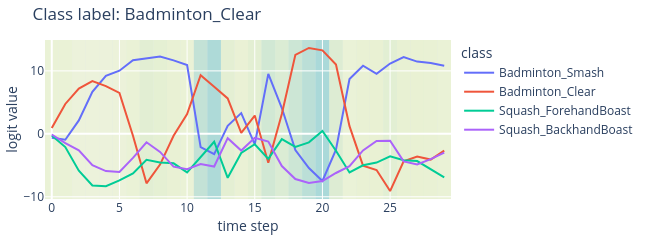
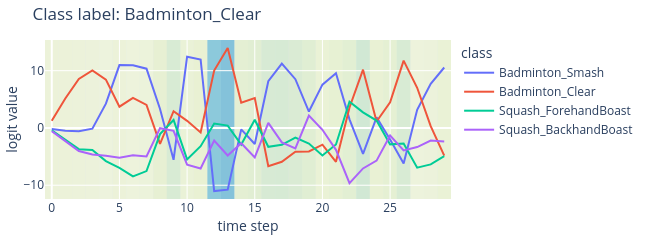
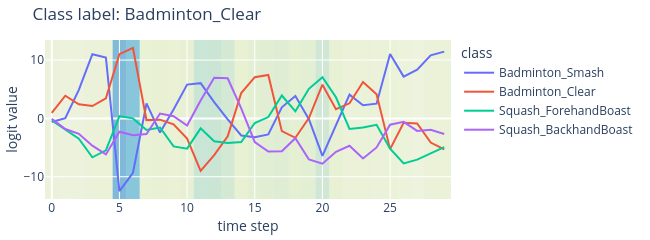
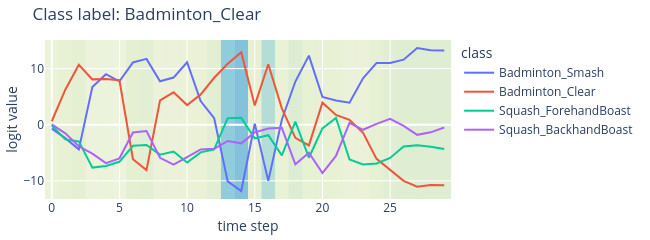

Write notebook code for charts like these, in order.
### Code cell
from matplotlib import colormaps
cmap = colormaps['YlGnBu']


for idx in [0,5,20,24,32,39,129]:
    print(f'IDX {idx}')
    tmp_fname = df_flist.loc[idx, 'filename']
    output_df = pd.read_csv(os.path.join(csv_dir, tmp_fname))

    # all different dash lines
    dash_types = ['dot', 'dashdot', 'longdashdot', 'solid']
    line_dash_map = {f'logit_{i}': dash_types[i % len(dash_types)] for i in range(num_classes)}
    fig = px.line(output_df, x=output_df.index, y=[f'logit_{i}' for i in range(num_classes)], 
                title=f'Class label: {class_list[df_flist.loc[idx, "label"]]}',
                labels={'index': 'time step', 'value': 'logit value', 'variable': 'class'},
                # line_dash='variable',
                # line_dash_map=line_dash_map
    )

    # fig size
    fig.update_layout(width=650, height=200)
    # tighten layout
    fig.update_layout(margin=dict(l=20, r=20, t=40, b=20))
    fig.update_xaxes(title_standoff=2)
    fig.update_yaxes(title_standoff=2)

    # update legend values
    fig.for_each_trace(lambda t: t.update(name=class_list[int(t.name.split('_')[1])],
                                          legendgroup=class_list[int(t.name.split('_')[1])],
                                          hovertemplate=t.hovertemplate.replace(t.name, class_list[int(t.name.split('_')[1])])
                                         )
                      )
    # fig.update_layout(legend=dict(
    #     title='Classes',
    #     orientation='h',
    #     yanchor='bottom',
    #     y=1.02,
    #     xanchor='right',
    #     x=1
    # ))
    


    # add attention as background color
    colors = [f'rgba({",".join([f"{i}" for i in cmap(val*5, bytes=True)[:4]])})' for val in output_df[f'attn_0']]
    fig.update_layout(
        shapes=[
            
            go.layout.Shape(
                type="rect",
                # x-reference is assigned to the x-values
                xref="x",
                # y-reference is assigned to the plot paper [0,1]
                yref="paper",
                x0=idx-0.5,
                y0=0,
                x1=idx+0.5,
                y1=1,
                fillcolor=colors[idx],
                opacity=0.5,
                layer="below",
                line_width=0,
            )
            for idx in range(len(colors))
        ]
    )
    fig.show()


    simple_avg_logit = output_df[[f'logit_{i}' for i in range(num_classes)]].mean(axis=0).values
    weighted_avg_logit = (output_df[[f'logit_{i}' for i in range(num_classes)]].T * output_df['attn_0']).T.sum(axis=0).values / output_df['attn_0'].sum()

    print(f'Simple Avg Logit: {simple_avg_logit}, Pred: {class_list[simple_avg_logit.argmax()]}')
    print(f'Weighted Avg Logit: {weighted_avg_logit}, Pred: {class_list[weighted_avg_logit.argmax()]}')
    print(f'is different? {simple_avg_logit.argmax() != weighted_avg_logit.argmax()}\n')
    print(f'a_t: min {output_df["attn_0"].min()}, max {output_df["attn_0"].max()}, mean {output_df["attn_0"].mean()}\n')

    write_image(fig, f'figures_tmp/visualization_gating_idx{idx}_label{df_flist.loc[idx, "label"]}_pred{df_flist.loc[idx, "pred"]}.pdf', 
                width=650, height=200, scale=2)

### Figure 1 — Plotly figure (JSON) as saved in the notebook; plotly's stock layout.template omitted (floating-point values rounded to 4 significant figures)
{"data": [{"hovertemplate": "class=Badminton_Smash<br>time step=%{x}<br>logit value=%{y}<extra></extra>", "legendgroup": "Badminton_Smash", "line": {"color": "#636efa", "dash": "solid"}, "marker": {"symbol": "circle"}, "mode": "lines", "name": "Badminton_Smash", "orientation": "v", "showlegend": true, "type": "scatter", "x": [0, 1, 2, 3, 4, 5, 6, 7, 8, 9, 10, 11, 12, 13, 14, 15, 16, 17, 18, 19, 20, 21, 22, 23, 24, 25, 26, 27, 28, 29], "xaxis": "x", "y": [-0.6322, -0.935, 2.127, 6.676, 9.22, 10.03, 11.69, 12.01, 12.27, 11.67, 10.94, -2.104, -3.224, 1.286, 3.293, -1.661, 9.526, 4.101, -2.575, -5.44, -7.485, -2.515, 8.719, 10.82, 9.529, 11.17, 12.18, 11.47, 11.25, 10.81], "yaxis": "y"}, {"hovertemplate": "class=Badminton_Clear<br>time step=%{x}<br>logit value=%{y}<extra></extra>", "legendgroup": "Badminton_Clear", "line": {"color": "#EF553B", "dash": "solid"}, "marker": {"symbol": "circle"}, "mode": "lines", "name": "Badminton_Clear", "orientation": "v", "showlegend": true, "type": "scatter", "x": [0, 1, 2, 3, 4, 5, 6, 7, 8, 9, 10, 11, 12, 13, 14, 15, 16, 17, 18, 19, 20, 21, 22, 23, 24, 25, 26, 27, 28, 29], "xaxis": "x", "y": [0.9137, 4.744, 7.194, 8.373, 7.576, 6.5, -0.2966, -7.868, -4.887, -0.3115, 3.153, 9.305, 7.471, 5.63, 0.1389, 2.899, -4.587, 3.144, 12.54, 13.64, 13.25, 11.01, 1.222, -5.063, -5.75, -9.092, -4.377, -3.619, -4.092, -2.664], "yaxis": "y"}, {"hovertemplate": "class=Squash_ForehandBoast<br>time step=%{x}<br>logit value=%{y}<extra></extra>", "legendgroup": "Squash_ForehandBoast", "line": {"color": "#00cc96", "dash": "solid"}, "marker": {"symbol": "circle"}, "mode": "lines", "name": "Squash_ForehandBoast", "orientation": "v", "showlegend": true, "type": "scatter", "x": [0, 1, 2, 3, 4, 5, 6, 7, 8, 9, 10, 11, 12, 13, 14, 15, 16, 17, 18, 19, 20, 21, 22, 23, 24, 25, 26, 27, 28, 29], "xaxis": "x", "y": [-0.269, -2.112, -5.866, -8.215, -8.321, -7.398, -6.292, -4.138, -4.55, -4.689, -6.12, -3.711, -1.261, -6.984, -3.05, -1.658, -3.987, -0.8472, -2.077, -1.355, 0.4619, -2.682, -6.139, -4.995, -4.568, -3.578, -4.209, -4.333, -5.683, -6.916], "yaxis": "y"}, {"hovertemplate": "class=Squash_BackhandBoast<br>time step=%{x}<br>logit value=%{y}<extra></extra>", "legendgroup": "Squash_BackhandBoast", "line": {"color": "#ab63fa", "dash": "solid"}, "marker": {"symbol": "circle"}, "mode": "lines", "name": "Squash_BackhandBoast", "orientation": "v", "showlegend": true, "type": "scatter", "x": [0, 1, 2, 3, 4, 5, 6, 7, 8, 9, 10, 11, 12, 13, 14, 15, 16, 17, 18, 19, 20, 21, 22, 23, 24, 25, 26, 27, 28, 29], "xaxis": "x", "y": [-0.1107, -1.463, -2.618, -4.992, -5.922, -6.048, -3.824, -1.338, -2.873, -5.213, -5.626, -4.8, -5.195, -0.6892, -2.654, -0.6344, -1.221, -5.118, -7.183, -7.821, -7.501, -6.224, -5.133, -2.642, -1.147, -1.09, -4.376, -4.868, -4.025, -2.983], "yaxis": "y"}], "layout": {"height": 200, "legend": {"title": {"text": "class"}, "tracegroupgap": 0}, "margin": {"b": 20, "l": 20, "r": 20, "t": 40}, "shapes": [{"fillcolor": "rgba(240,249,184,255)", "layer": "below", "line": {"width": 0}, "opacity": 0.5, "type": "rect", "x0": -0.5, "x1": 0.5, "xref": "x", "y0": 0, "y1": 1, "yref": "paper"}, {"fillcolor": "rgba(240,249,184,255)", "layer": "below", "line": {"width": 0}, "opacity": 0.5, "type": "rect", "x0": 0.5, "x1": 1.5, "xref": "x", "y0": 0, "y1": 1, "yref": "paper"}, {"fillcolor": "rgba(244,250,193,255)", "layer": "below", "line": {"width": 0}, "opacity": 0.5, "type": "rect", "x0": 1.5, "x1": 2.5, "xref": "x", "y0": 0, "y1": 1, "yref": "paper"}, {"fillcolor": "rgba(244,250,193,255)", "layer": "below", "line": {"width": 0}, "opacity": 0.5, "type": "rect", "x0": 2.5, "x1": 3.5, "xref": "x", "y0": 0, "y1": 1, "yref": "paper"}, {"fillcolor": "rgba(244,250,193,255)", "layer": "below", "line": {"width": 0}, "opacity": 0.5, "type": "rect", "x0": 3.5, "x1": 4.5, "xref": "x", "y0": 0, "y1": 1, "yref": "paper"}, {"fillcolor": "rgba(243,250,191,255)", "layer": "below", "line": {"width": 0}, "opacity": 0.5, "type": "rect", "x0": 4.5, "x1": 5.5, "xref": "x", "y0": 0, "y1": 1, "yref": "paper"}, {"fillcolor": "rgba(239,249,183,255)", "layer": "below", "line": {"width": 0}, "opacity": 0.5, "type": "rect", "x0": 5.5, "x1": 6.5, "xref": "x", "y0": 0, "y1": 1, "yref": "paper"}, {"fillcolor": "rgba(223,242,178,255)", "layer": "below", "line": {"width": 0}, "opacity": 0.5, "type": "rect", "x0": 6.5, "x1": 7.5, "xref": "x", "y0": 0, "y1": 1, "yref": "paper"}, {"fillcolor": "rgba(230,245,177,255)", "layer": "below", "line": {"width": 0}, "opacity": 0.5, "type": "rect", "x0": 7.5, "x1": 8.5, "xref": "x", "y0": 0, "y1": 1, "yref": "paper"}, {"fillcolor": "rgba(238,248,179,255)", "layer": "below", "line": {"width": 0}, "opacity": 0.5, "type": "rect", "x0": 8.5, "x1": 9.5, "xref": "x", "y0": 0, "y1": 1, "yref": "paper"}, {"fillcolor": "rgba(239,249,183,255)", "layer": "below", "line": {"width": 0}, "opacity": 0.5, "type": "rect", "x0": 9.5, "x1": 10.5, "xref": "x", "y0": 0, "y1": 1, "yref": "paper"}, {"fillcolor": "rgba(162,218,183,255)", "layer": "below", "line": {"width": 0}, "opacity": 0.5, "type": "rect", "x0": 10.5, "x1": 11.5, "xref": "x", "y0": 0, "y1": 1, "yref": "paper"}, {"fillcolor": "rgba(120,202,187,255)", "layer": "below", "line": {"width": 0}, "opacity": 0.5, "type": "rect", "x0": 11.5, "x1": 12.5, "xref": "x", "y0": 0, "y1": 1, "yref": "paper"}, {"fillcolor": "rgba(228,244,177,255)", "layer": "below", "line": {"width": 0}, "opacity": 0.5, "type": "rect", "x0": 12.5, "x1": 13.5, "xref": "x", "y0": 0, "y1": 1, "yref": "paper"}, {"fillcolor": "rgba(239,248,181,255)", "layer": "below", "line": {"width": 0}, "opacity": 0.5, "type": "rect", "x0": 13.5, "x1": 14.5, "xref": "x", "y0": 0, "y1": 1, "yref": "paper"}, {"fillcolor": "rgba(226,243,177,255)", "layer": "below", "line": {"width": 0}, "opacity": 0.5, "type": "rect", "x0": 14.5, "x1": 15.5, "xref": "x", "y0": 0, "y1": 1, "yref": "paper"}, {"fillcolor": "rgba(189,229,180,255)", "layer": "below", "line": {"width": 0}, "opacity": 0.5, "type": "rect", "x0": 15.5, "x1": 16.5, "xref": "x", "y0": 0, "y1": 1, "yref": "paper"}, {"fillcolor": "rgba(210,237,179,255)", "layer": "below", "line": {"width": 0}, "opacity": 0.5, "type": "rect", "x0": 16.5, "x1": 17.5, "xref": "x", "y0": 0, "y1": 1, "yref": "paper"}, {"fillcolor": "rgba(180,225,181,255)", "layer": "below", "line": {"width": 0}, "opacity": 0.5, "type": "rect", "x0": 17.5, "x1": 18.5, "xref": "x", "y0": 0, "y1": 1, "yref": "paper"}, {"fillcolor": "rgba(146,212,185,255)", "layer": "below", "line": {"width": 0}, "opacity": 0.5, "type": "rect", "x0": 18.5, "x1": 19.5, "xref": "x", "y0": 0, "y1": 1, "yref": "paper"}, {"fillcolor": "rgba(112,199,189,255)", "layer": "below", "line": {"width": 0}, "opacity": 0.5, "type": "rect", "x0": 19.5, "x1": 20.5, "xref": "x", "y0": 0, "y1": 1, "yref": "paper"}, {"fillcolor": "rgba(213,238,178,255)", "layer": "below", "line": {"width": 0}, "opacity": 0.5, "type": "rect", "x0": 20.5, "x1": 21.5, "xref": "x", "y0": 0, "y1": 1, "yref": "paper"}, {"fillcolor": "rgba(240,249,185,255)", "layer": "below", "line": {"width": 0}, "opacity": 0.5, "type": "rect", "x0": 21.5, "x1": 22.5, "xref": "x", "y0": 0, "y1": 1, "yref": "paper"}, {"fillcolor": "rgba(238,248,179,255)", "layer": "below", "line": {"width": 0}, "opacity": 0.5, "type": "rect", "x0": 22.5, "x1": 23.5, "xref": "x", "y0": 0, "y1": 1, "yref": "paper"}, {"fillcolor": "rgba(237,248,178,255)", "layer": "below", "line": {"width": 0}, "opacity": 0.5, "type": "rect", "x0": 23.5, "x1": 24.5, "xref": "x", "y0": 0, "y1": 1, "yref": "paper"}, {"fillcolor": "rgba(224,243,177,255)", "layer": "below", "line": {"width": 0}, "opacity": 0.5, "type": "rect", "x0": 24.5, "x1": 25.5, "xref": "x", "y0": 0, "y1": 1, "yref": "paper"}, {"fillcolor": "rgba(235,247,177,255)", "layer": "below", "line": {"width": 0}, "opacity": 0.5, "type": "rect", "x0": 25.5, "x1": 26.5, "xref": "x", "y0": 0, "y1": 1, "yref": "paper"}, {"fillcolor": "rgba(237,248,178,255)", "layer": "below", "line": {"width": 0}, "opacity": 0.5, "type": "rect", "x0": 26.5, "x1": 27.5, "xref": "x", "y0": 0, "y1": 1, "yref": "paper"}, {"fillcolor": "rgba(238,248,180,255)", "layer": "below", "line": {"width": 0}, "opacity": 0.5, "type": "rect", "x0": 27.5, "x1": 28.5, "xref": "x", "y0": 0, "y1": 1, "yref": "paper"}, {"fillcolor": "rgba(239,249,183,255)", "layer": "below", "line": {"width": 0}, "opacity": 0.5, "type": "rect", "x0": 28.5, "x1": 29.5, "xref": "x", "y0": 0, "y1": 1, "yref": "paper"}], "title": {"text": "Class label: Badminton_Clear"}, "width": 650, "xaxis": {"anchor": "y", "domain": [0, 1], "title": {"standoff": 2, "text": "time step"}}, "yaxis": {"anchor": "x", "domain": [0, 1], "title": {"standoff": 2, "text": "logit value"}}}}

### Figure 2 — Plotly figure (JSON) as saved in the notebook; plotly's stock layout.template omitted (floating-point values rounded to 4 significant figures)
{"data": [{"hovertemplate": "class=Badminton_Smash<br>time step=%{x}<br>logit value=%{y}<extra></extra>", "legendgroup": "Badminton_Smash", "line": {"color": "#636efa", "dash": "solid"}, "marker": {"symbol": "circle"}, "mode": "lines", "name": "Badminton_Smash", "orientation": "v", "showlegend": true, "type": "scatter", "x": [0, 1, 2, 3, 4, 5, 6, 7, 8, 9, 10, 11, 12, 13, 14, 15, 16, 17, 18, 19, 20, 21, 22, 23, 24, 25, 26, 27, 28, 29], "xaxis": "x", "y": [-0.1846, -0.5029, -0.5589, -0.1234, 4.236, 10.98, 10.96, 10.35, 3.322, -5.551, 12.44, 11.96, -11.01, -10.78, -0.2475, -2.797, 8.167, 11.23, 8.517, 2.868, 7.566, 9.557, 1.508, -4.51, 1.851, -2.033, -6.221, 3.176, 7.72, 10.55], "yaxis": "y"}, {"hovertemplate": "class=Badminton_Clear<br>time step=%{x}<br>logit value=%{y}<extra></extra>", "legendgroup": "Badminton_Clear", "line": {"color": "#EF553B", "dash": "solid"}, "marker": {"symbol": "circle"}, "mode": "lines", "name": "Badminton_Clear", "orientation": "v", "showlegend": true, "type": "scatter", "x": [0, 1, 2, 3, 4, 5, 6, 7, 8, 9, 10, 11, 12, 13, 14, 15, 16, 17, 18, 19, 20, 21, 22, 23, 24, 25, 26, 27, 28, 29], "xaxis": "x", "y": [1.241, 5.148, 8.548, 10.04, 8.444, 3.716, 5.264, 4.031, -2.778, 2.926, 1.247, -0.7841, 10.01, 13.97, 4.423, 5.221, -6.664, -5.904, -4.136, -4.094, -2.917, -5.907, 3.574, 10.18, 1.125, 4.489, 11.76, 7.014, 0.3076, -4.831], "yaxis": "y"}, {"hovertemplate": "class=Squash_ForehandBoast<br>time step=%{x}<br>logit value=%{y}<extra></extra>", "legendgroup": "Squash_ForehandBoast", "line": {"color": "#00cc96", "dash": "solid"}, "marker": {"symbol": "circle"}, "mode": "lines", "name": "Squash_ForehandBoast", "orientation": "v", "showlegend": true, "type": "scatter", "x": [0, 1, 2, 3, 4, 5, 6, 7, 8, 9, 10, 11, 12, 13, 14, 15, 16, 17, 18, 19, 20, 21, 22, 23, 24, 25, 26, 27, 28, 29], "xaxis": "x", "y": [-0.3988, -2.029, -3.699, -3.827, -5.788, -6.984, -8.454, -7.533, -1.072, 1.393, -5.495, -3.174, 0.7734, 0.4151, -2.895, 1.441, -3.291, -2.943, -1.675, -2.73, -4.817, -2.893, 4.602, 2.731, 1.287, -2.865, -2.72, -6.937, -6.355, -4.93], "yaxis": "y"}, {"hovertemplate": "class=Squash_BackhandBoast<br>time step=%{x}<br>logit value=%{y}<extra></extra>", "legendgroup": "Squash_BackhandBoast", "line": {"color": "#ab63fa", "dash": "solid"}, "marker": {"symbol": "circle"}, "mode": "lines", "name": "Squash_BackhandBoast", "orientation": "v", "showlegend": true, "type": "scatter", "x": [0, 1, 2, 3, 4, 5, 6, 7, 8, 9, 10, 11, 12, 13, 14, 15, 16, 17, 18, 19, 20, 21, 22, 23, 24, 25, 26, 27, 28, 29], "xaxis": "x", "y": [-0.5522, -2.357, -4.028, -4.646, -4.835, -5.189, -4.777, -4.986, -0.03982, -0.5068, -6.399, -7.083, -2.186, -4.813, -2.666, -5.131, 0.8804, -2.523, -3.58, 2.152, -0.3187, -3.82, -9.63, -7.064, -5.703, -1.309, -3.92, -3.339, -2.195, -2.38], "yaxis": "y"}], "layout": {"height": 200, "legend": {"title": {"text": "class"}, "tracegroupgap": 0}, "margin": {"b": 20, "l": 20, "r": 20, "t": 40}, "shapes": [{"fillcolor": "rgba(243,250,190,255)", "layer": "below", "line": {"width": 0}, "opacity": 0.5, "type": "rect", "x0": -0.5, "x1": 0.5, "xref": "x", "y0": 0, "y1": 1, "yref": "paper"}, {"fillcolor": "rgba(243,250,190,255)", "layer": "below", "line": {"width": 0}, "opacity": 0.5, "type": "rect", "x0": 0.5, "x1": 1.5, "xref": "x", "y0": 0, "y1": 1, "yref": "paper"}, {"fillcolor": "rgba(243,250,191,255)", "layer": "below", "line": {"width": 0}, "opacity": 0.5, "type": "rect", "x0": 1.5, "x1": 2.5, "xref": "x", "y0": 0, "y1": 1, "yref": "paper"}, {"fillcolor": "rgba(244,250,193,255)", "layer": "below", "line": {"width": 0}, "opacity": 0.5, "type": "rect", "x0": 2.5, "x1": 3.5, "xref": "x", "y0": 0, "y1": 1, "yref": "paper"}, {"fillcolor": "rgba(246,251,198,255)", "layer": "below", "line": {"width": 0}, "opacity": 0.5, "type": "rect", "x0": 3.5, "x1": 4.5, "xref": "x", "y0": 0, "y1": 1, "yref": "paper"}, {"fillcolor": "rgba(243,250,190,255)", "layer": "below", "line": {"width": 0}, "opacity": 0.5, "type": "rect", "x0": 4.5, "x1": 5.5, "xref": "x", "y0": 0, "y1": 1, "yref": "paper"}, {"fillcolor": "rgba(245,251,195,255)", "layer": "below", "line": {"width": 0}, "opacity": 0.5, "type": "rect", "x0": 5.5, "x1": 6.5, "xref": "x", "y0": 0, "y1": 1, "yref": "paper"}, {"fillcolor": "rgba(244,251,194,255)", "layer": "below", "line": {"width": 0}, "opacity": 0.5, "type": "rect", "x0": 6.5, "x1": 7.5, "xref": "x", "y0": 0, "y1": 1, "yref": "paper"}, {"fillcolor": "rgba(233,246,177,255)", "layer": "below", "line": {"width": 0}, "opacity": 0.5, "type": "rect", "x0": 7.5, "x1": 8.5, "xref": "x", "y0": 0, "y1": 1, "yref": "paper"}, {"fillcolor": "rgba(204,235,179,255)", "layer": "below", "line": {"width": 0}, "opacity": 0.5, "type": "rect", "x0": 8.5, "x1": 9.5, "xref": "x", "y0": 0, "y1": 1, "yref": "paper"}, {"fillcolor": "rgba(240,249,185,255)", "layer": "below", "line": {"width": 0}, "opacity": 0.5, "type": "rect", "x0": 9.5, "x1": 10.5, "xref": "x", "y0": 0, "y1": 1, "yref": "paper"}, {"fillcolor": "rgba(237,248,178,255)", "layer": "below", "line": {"width": 0}, "opacity": 0.5, "type": "rect", "x0": 10.5, "x1": 11.5, "xref": "x", "y0": 0, "y1": 1, "yref": "paper"}, {"fillcolor": "rgba(52,168,194,255)", "layer": "below", "line": {"width": 0}, "opacity": 0.5, "type": "rect", "x0": 11.5, "x1": 12.5, "xref": "x", "y0": 0, "y1": 1, "yref": "paper"}, {"fillcolor": "rgba(37,153,192,255)", "layer": "below", "line": {"width": 0}, "opacity": 0.5, "type": "rect", "x0": 12.5, "x1": 13.5, "xref": "x", "y0": 0, "y1": 1, "yref": "paper"}, {"fillcolor": "rgba(227,244,177,255)", "layer": "below", "line": {"width": 0}, "opacity": 0.5, "type": "rect", "x0": 13.5, "x1": 14.5, "xref": "x", "y0": 0, "y1": 1, "yref": "paper"}, {"fillcolor": "rgba(222,242,178,255)", "layer": "below", "line": {"width": 0}, "opacity": 0.5, "type": "rect", "x0": 14.5, "x1": 15.5, "xref": "x", "y0": 0, "y1": 1, "yref": "paper"}, {"fillcolor": "rgba(201,233,179,255)", "layer": "below", "line": {"width": 0}, "opacity": 0.5, "type": "rect", "x0": 15.5, "x1": 16.5, "xref": "x", "y0": 0, "y1": 1, "yref": "paper"}, {"fillcolor": "rgba(199,233,179,255)", "layer": "below", "line": {"width": 0}, "opacity": 0.5, "type": "rect", "x0": 16.5, "x1": 17.5, "xref": "x", "y0": 0, "y1": 1, "yref": "paper"}, {"fillcolor": "rgba(207,236,179,255)", "layer": "below", "line": {"width": 0}, "opacity": 0.5, "type": "rect", "x0": 17.5, "x1": 18.5, "xref": "x", "y0": 0, "y1": 1, "yref": "paper"}, {"fillcolor": "rgba(220,241,178,255)", "layer": "below", "line": {"width": 0}, "opacity": 0.5, "type": "rect", "x0": 18.5, "x1": 19.5, "xref": "x", "y0": 0, "y1": 1, "yref": "paper"}, {"fillcolor": "rgba(240,249,184,255)", "layer": "below", "line": {"width": 0}, "opacity": 0.5, "type": "rect", "x0": 19.5, "x1": 20.5, "xref": "x", "y0": 0, "y1": 1, "yref": "paper"}, {"fillcolor": "rgba(234,247,177,255)", "layer": "below", "line": {"width": 0}, "opacity": 0.5, "type": "rect", "x0": 20.5, "x1": 21.5, "xref": "x", "y0": 0, "y1": 1, "yref": "paper"}, {"fillcolor": "rgba(224,243,177,255)", "layer": "below", "line": {"width": 0}, "opacity": 0.5, "type": "rect", "x0": 21.5, "x1": 22.5, "xref": "x", "y0": 0, "y1": 1, "yref": "paper"}, {"fillcolor": "rgba(189,229,180,255)", "layer": "below", "line": {"width": 0}, "opacity": 0.5, "type": "rect", "x0": 22.5, "x1": 23.5, "xref": "x", "y0": 0, "y1": 1, "yref": "paper"}, {"fillcolor": "rgba(238,248,180,255)", "layer": "below", "line": {"width": 0}, "opacity": 0.5, "type": "rect", "x0": 23.5, "x1": 24.5, "xref": "x", "y0": 0, "y1": 1, "yref": "paper"}, {"fillcolor": "rgba(230,245,177,255)", "layer": "below", "line": {"width": 0}, "opacity": 0.5, "type": "rect", "x0": 24.5, "x1": 25.5, "xref": "x", "y0": 0, "y1": 1, "yref": "paper"}, {"fillcolor": "rgba(204,235,179,255)", "layer": "below", "line": {"width": 0}, "opacity": 0.5, "type": "rect", "x0": 25.5, "x1": 26.5, "xref": "x", "y0": 0, "y1": 1, "yref": "paper"}, {"fillcolor": "rgba(245,251,195,255)", "layer": "below", "line": {"width": 0}, "opacity": 0.5, "type": "rect", "x0": 26.5, "x1": 27.5, "xref": "x", "y0": 0, "y1": 1, "yref": "paper"}, {"fillcolor": "rgba(244,250,193,255)", "layer": "below", "line": {"width": 0}, "opacity": 0.5, "type": "rect", "x0": 27.5, "x1": 28.5, "xref": "x", "y0": 0, "y1": 1, "yref": "paper"}, {"fillcolor": "rgba(239,249,183,255)", "layer": "below", "line": {"width": 0}, "opacity": 0.5, "type": "rect", "x0": 28.5, "x1": 29.5, "xref": "x", "y0": 0, "y1": 1, "yref": "paper"}], "title": {"text": "Class label: Badminton_Clear"}, "width": 650, "xaxis": {"anchor": "y", "domain": [0, 1], "title": {"standoff": 2, "text": "time step"}}, "yaxis": {"anchor": "x", "domain": [0, 1], "title": {"standoff": 2, "text": "logit value"}}}}

### Figure 3 — Plotly figure (JSON) as saved in the notebook; plotly's stock layout.template omitted (floating-point values rounded to 4 significant figures)
{"data": [{"hovertemplate": "class=Badminton_Smash<br>time step=%{x}<br>logit value=%{y}<extra></extra>", "legendgroup": "Badminton_Smash", "line": {"color": "#636efa", "dash": "solid"}, "marker": {"symbol": "circle"}, "mode": "lines", "name": "Badminton_Smash", "orientation": "v", "showlegend": true, "type": "scatter", "x": [0, 1, 2, 3, 4, 5, 6, 7, 8, 9, 10, 11, 12, 13, 14, 15, 16, 17, 18, 19, 20, 21, 22, 23, 24, 25, 26, 27, 28, 29], "xaxis": "x", "y": [-0.6197, 0.0492, 4.891, 11.01, 10.45, -12.46, -9.326, 2.563, -2.426, 1.517, 5.79, 6.04, 2.79, -0.1752, -2.932, -3.225, -2.739, 1.907, 3.838, -0.1251, -6.42, -1.078, 4.066, 2.252, 2.528, 11.05, 7.163, 8.338, 10.81, 11.44], "yaxis": "y"}, {"hovertemplate": "class=Badminton_Clear<br>time step=%{x}<br>logit value=%{y}<extra></extra>", "legendgroup": "Badminton_Clear", "line": {"color": "#EF553B", "dash": "solid"}, "marker": {"symbol": "circle"}, "mode": "lines", "name": "Badminton_Clear", "orientation": "v", "showlegend": true, "type": "scatter", "x": [0, 1, 2, 3, 4, 5, 6, 7, 8, 9, 10, 11, 12, 13, 14, 15, 16, 17, 18, 19, 20, 21, 22, 23, 24, 25, 26, 27, 28, 29], "xaxis": "x", "y": [0.9547, 3.887, 2.42, 2.117, 3.451, 11.02, 12.08, -0.292, -0.2192, -1.022, -3.448, -9.013, -6.285, -3.088, 4.346, 7.062, 7.45, -2.184, -3.333, 0.05678, 5.785, 1.585, 2.586, 6.243, 4.123, -5.267, -0.7385, -0.8581, -4.142, -5.312], "yaxis": "y"}, {"hovertemplate": "class=Squash_ForehandBoast<br>time step=%{x}<br>logit value=%{y}<extra></extra>", "legendgroup": "Squash_ForehandBoast", "line": {"color": "#00cc96", "dash": "solid"}, "marker": {"symbol": "circle"}, "mode": "lines", "name": "Squash_ForehandBoast", "orientation": "v", "showlegend": true, "type": "scatter", "x": [0, 1, 2, 3, 4, 5, 6, 7, 8, 9, 10, 11, 12, 13, 14, 15, 16, 17, 18, 19, 20, 21, 22, 23, 24, 25, 26, 27, 28, 29], "xaxis": "x", "y": [-0.36, -1.86, -3.495, -6.673, -5.488, 0.3724, 0.002827, -1.986, -1.568, -4.807, -5.186, -1.71, -3.928, -4.211, -4.04, -0.7897, 0.2248, 3.919, 1.21, 5.069, 7.047, 3.615, -1.81, -1.575, -1.091, -5.195, -7.71, -7.063, -5.93, -4.933], "yaxis": "y"}, {"hovertemplate": "class=Squash_BackhandBoast<br>time step=%{x}<br>logit value=%{y}<extra></extra>", "legendgroup": "Squash_BackhandBoast", "line": {"color": "#ab63fa", "dash": "solid"}, "marker": {"symbol": "circle"}, "mode": "lines", "name": "Squash_BackhandBoast", "orientation": "v", "showlegend": true, "type": "scatter", "x": [0, 1, 2, 3, 4, 5, 6, 7, 8, 9, 10, 11, 12, 13, 14, 15, 16, 17, 18, 19, 20, 21, 22, 23, 24, 25, 26, 27, 28, 29], "xaxis": "x", "y": [-0.0897, -1.823, -2.645, -4.682, -6.174, -2.291, -2.894, -2.666, 0.8323, 0.3738, -1.223, 3.083, 6.971, 6.867, 1.715, -4.075, -5.678, -5.629, -3.392, -7.045, -7.769, -5.729, -4.694, -6.874, -4.979, -1.081, -0.5905, -2.146, -1.941, -2.664], "yaxis": "y"}], "layout": {"height": 200, "legend": {"title": {"text": "class"}, "tracegroupgap": 0}, "margin": {"b": 20, "l": 20, "r": 20, "t": 40}, "shapes": [{"fillcolor": "rgba(243,250,190,255)", "layer": "below", "line": {"width": 0}, "opacity": 0.5, "type": "rect", "x0": -0.5, "x1": 0.5, "xref": "x", "y0": 0, "y1": 1, "yref": "paper"}, {"fillcolor": "rgba(244,250,193,255)", "layer": "below", "line": {"width": 0}, "opacity": 0.5, "type": "rect", "x0": 0.5, "x1": 1.5, "xref": "x", "y0": 0, "y1": 1, "yref": "paper"}, {"fillcolor": "rgba(244,250,193,255)", "layer": "below", "line": {"width": 0}, "opacity": 0.5, "type": "rect", "x0": 1.5, "x1": 2.5, "xref": "x", "y0": 0, "y1": 1, "yref": "paper"}, {"fillcolor": "rgba(243,250,191,255)", "layer": "below", "line": {"width": 0}, "opacity": 0.5, "type": "rect", "x0": 2.5, "x1": 3.5, "xref": "x", "y0": 0, "y1": 1, "yref": "paper"}, {"fillcolor": "rgba(242,249,188,255)", "layer": "below", "line": {"width": 0}, "opacity": 0.5, "type": "rect", "x0": 3.5, "x1": 4.5, "xref": "x", "y0": 0, "y1": 1, "yref": "paper"}, {"fillcolor": "rgba(29,137,188,255)", "layer": "below", "line": {"width": 0}, "opacity": 0.5, "type": "rect", "x0": 4.5, "x1": 5.5, "xref": "x", "y0": 0, "y1": 1, "yref": "paper"}, {"fillcolor": "rgba(45,161,193,255)", "layer": "below", "line": {"width": 0}, "opacity": 0.5, "type": "rect", "x0": 5.5, "x1": 6.5, "xref": "x", "y0": 0, "y1": 1, "yref": "paper"}, {"fillcolor": "rgba(240,249,184,255)", "layer": "below", "line": {"width": 0}, "opacity": 0.5, "type": "rect", "x0": 6.5, "x1": 7.5, "xref": "x", "y0": 0, "y1": 1, "yref": "paper"}, {"fillcolor": "rgba(236,247,177,255)", "layer": "below", "line": {"width": 0}, "opacity": 0.5, "type": "rect", "x0": 7.5, "x1": 8.5, "xref": "x", "y0": 0, "y1": 1, "yref": "paper"}, {"fillcolor": "rgba(239,248,181,255)", "layer": "below", "line": {"width": 0}, "opacity": 0.5, "type": "rect", "x0": 8.5, "x1": 9.5, "xref": "x", "y0": 0, "y1": 1, "yref": "paper"}, {"fillcolor": "rgba(233,246,177,255)", "layer": "below", "line": {"width": 0}, "opacity": 0.5, "type": "rect", "x0": 9.5, "x1": 10.5, "xref": "x", "y0": 0, "y1": 1, "yref": "paper"}, {"fillcolor": "rgba(173,223,182,255)", "layer": "below", "line": {"width": 0}, "opacity": 0.5, "type": "rect", "x0": 10.5, "x1": 11.5, "xref": "x", "y0": 0, "y1": 1, "yref": "paper"}, {"fillcolor": "rgba(178,224,182,255)", "layer": "below", "line": {"width": 0}, "opacity": 0.5, "type": "rect", "x0": 11.5, "x1": 12.5, "xref": "x", "y0": 0, "y1": 1, "yref": "paper"}, {"fillcolor": "rgba(196,231,180,255)", "layer": "below", "line": {"width": 0}, "opacity": 0.5, "type": "rect", "x0": 12.5, "x1": 13.5, "xref": "x", "y0": 0, "y1": 1, "yref": "paper"}, {"fillcolor": "rgba(237,248,178,255)", "layer": "below", "line": {"width": 0}, "opacity": 0.5, "type": "rect", "x0": 13.5, "x1": 14.5, "xref": "x", "y0": 0, "y1": 1, "yref": "paper"}, {"fillcolor": "rgba(224,243,177,255)", "layer": "below", "line": {"width": 0}, "opacity": 0.5, "type": "rect", "x0": 14.5, "x1": 15.5, "xref": "x", "y0": 0, "y1": 1, "yref": "paper"}, {"fillcolor": "rgba(223,242,178,255)", "layer": "below", "line": {"width": 0}, "opacity": 0.5, "type": "rect", "x0": 15.5, "x1": 16.5, "xref": "x", "y0": 0, "y1": 1, "yref": "paper"}, {"fillcolor": "rgba(216,239,178,255)", "layer": "below", "line": {"width": 0}, "opacity": 0.5, "type": "rect", "x0": 16.5, "x1": 17.5, "xref": "x", "y0": 0, "y1": 1, "yref": "paper"}, {"fillcolor": "rgba(229,245,177,255)", "layer": "below", "line": {"width": 0}, "opacity": 0.5, "type": "rect", "x0": 17.5, "x1": 18.5, "xref": "x", "y0": 0, "y1": 1, "yref": "paper"}, {"fillcolor": "rgba(224,243,177,255)", "layer": "below", "line": {"width": 0}, "opacity": 0.5, "type": "rect", "x0": 18.5, "x1": 19.5, "xref": "x", "y0": 0, "y1": 1, "yref": "paper"}, {"fillcolor": "rgba(187,228,181,255)", "layer": "below", "line": {"width": 0}, "opacity": 0.5, "type": "rect", "x0": 19.5, "x1": 20.5, "xref": "x", "y0": 0, "y1": 1, "yref": "paper"}, {"fillcolor": "rgba(236,247,177,255)", "layer": "below", "line": {"width": 0}, "opacity": 0.5, "type": "rect", "x0": 20.5, "x1": 21.5, "xref": "x", "y0": 0, "y1": 1, "yref": "paper"}, {"fillcolor": "rgba(242,250,189,255)", "layer": "below", "line": {"width": 0}, "opacity": 0.5, "type": "rect", "x0": 21.5, "x1": 22.5, "xref": "x", "y0": 0, "y1": 1, "yref": "paper"}, {"fillcolor": "rgba(240,249,185,255)", "layer": "below", "line": {"width": 0}, "opacity": 0.5, "type": "rect", "x0": 22.5, "x1": 23.5, "xref": "x", "y0": 0, "y1": 1, "yref": "paper"}, {"fillcolor": "rgba(243,250,190,255)", "layer": "below", "line": {"width": 0}, "opacity": 0.5, "type": "rect", "x0": 23.5, "x1": 24.5, "xref": "x", "y0": 0, "y1": 1, "yref": "paper"}, {"fillcolor": "rgba(240,249,185,255)", "layer": "below", "line": {"width": 0}, "opacity": 0.5, "type": "rect", "x0": 24.5, "x1": 25.5, "xref": "x", "y0": 0, "y1": 1, "yref": "paper"}, {"fillcolor": "rgba(244,251,194,255)", "layer": "below", "line": {"width": 0}, "opacity": 0.5, "type": "rect", "x0": 25.5, "x1": 26.5, "xref": "x", "y0": 0, "y1": 1, "yref": "paper"}, {"fillcolor": "rgba(245,251,195,255)", "layer": "below", "line": {"width": 0}, "opacity": 0.5, "type": "rect", "x0": 26.5, "x1": 27.5, "xref": "x", "y0": 0, "y1": 1, "yref": "paper"}, {"fillcolor": "rgba(242,250,189,255)", "layer": "below", "line": {"width": 0}, "opacity": 0.5, "type": "rect", "x0": 27.5, "x1": 28.5, "xref": "x", "y0": 0, "y1": 1, "yref": "paper"}, {"fillcolor": "rgba(240,249,185,255)", "layer": "below", "line": {"width": 0}, "opacity": 0.5, "type": "rect", "x0": 28.5, "x1": 29.5, "xref": "x", "y0": 0, "y1": 1, "yref": "paper"}], "title": {"text": "Class label: Badminton_Clear"}, "width": 650, "xaxis": {"anchor": "y", "domain": [0, 1], "title": {"standoff": 2, "text": "time step"}}, "yaxis": {"anchor": "x", "domain": [0, 1], "title": {"standoff": 2, "text": "logit value"}}}}

### Figure 4 — Plotly figure (JSON) as saved in the notebook; plotly's stock layout.template omitted (floating-point values rounded to 4 significant figures)
{"data": [{"hovertemplate": "class=Badminton_Smash<br>time step=%{x}<br>logit value=%{y}<extra></extra>", "legendgroup": "Badminton_Smash", "line": {"color": "#636efa", "dash": "solid"}, "marker": {"symbol": "circle"}, "mode": "lines", "name": "Badminton_Smash", "orientation": "v", "showlegend": true, "type": "scatter", "x": [0, 1, 2, 3, 4, 5, 6, 7, 8, 9, 10, 11, 12, 13, 14, 15, 16, 17, 18, 19, 20, 21, 22, 23, 24, 25, 26, 27, 28, 29], "xaxis": "x", "y": [-0.6872, -2.393, -4.395, 6.741, 9.014, 7.738, 11.11, 11.74, 7.755, 8.407, 11.14, 4.213, 1.165, -10.11, -11.83, 0.1886, -10.01, 0.8914, 7.701, 12.31, 4.943, 4.324, 3.938, 8.268, 11.02, 11.01, 11.6, 13.69, 13.28, 13.23], "yaxis": "y"}, {"hovertemplate": "class=Badminton_Clear<br>time step=%{x}<br>logit value=%{y}<extra></extra>", "legendgroup": "Badminton_Clear", "line": {"color": "#EF553B", "dash": "solid"}, "marker": {"symbol": "circle"}, "mode": "lines", "name": "Badminton_Clear", "orientation": "v", "showlegend": true, "type": "scatter", "x": [0, 1, 2, 3, 4, 5, 6, 7, 8, 9, 10, 11, 12, 13, 14, 15, 16, 17, 18, 19, 20, 21, 22, 23, 24, 25, 26, 27, 28, 29], "xaxis": "x", "y": [0.6172, 6.252, 10.7, 8.086, 8.149, 7.927, -6.163, -8.1, 4.343, 5.784, 3.502, 5.362, 8.374, 10.86, 12.92, 3.445, 10.79, 2.918, -2.333, -3.69, 3.936, 1.746, 0.8564, -1.442, -6.09, -8.049, -10.01, -11.04, -10.73, -10.8], "yaxis": "y"}, {"hovertemplate": "class=Squash_ForehandBoast<br>time step=%{x}<br>logit value=%{y}<extra></extra>", "legendgroup": "Squash_ForehandBoast", "line": {"color": "#00cc96", "dash": "solid"}, "marker": {"symbol": "circle"}, "mode": "lines", "name": "Squash_ForehandBoast", "orientation": "v", "showlegend": true, "type": "scatter", "x": [0, 1, 2, 3, 4, 5, 6, 7, 8, 9, 10, 11, 12, 13, 14, 15, 16, 17, 18, 19, 20, 21, 22, 23, 24, 25, 26, 27, 28, 29], "xaxis": "x", "y": [-0.1391, -2.615, -2.972, -7.648, -7.363, -6.618, -3.76, -3.611, -5.334, -4.788, -6.729, -4.925, -4.417, 1.166, 1.226, -2.45, -1.877, -5.471, 0.5553, -5.883, -0.6607, 1.204, -6.214, -7.091, -6.92, -5.925, -3.888, -3.641, -3.948, -4.327], "yaxis": "y"}, {"hovertemplate": "class=Squash_BackhandBoast<br>time step=%{x}<br>logit value=%{y}<extra></extra>", "legendgroup": "Squash_BackhandBoast", "line": {"color": "#ab63fa", "dash": "solid"}, "marker": {"symbol": "circle"}, "mode": "lines", "name": "Squash_BackhandBoast", "orientation": "v", "showlegend": true, "type": "scatter", "x": [0, 1, 2, 3, 4, 5, 6, 7, 8, 9, 10, 11, 12, 13, 14, 15, 16, 17, 18, 19, 20, 21, 22, 23, 24, 25, 26, 27, 28, 29], "xaxis": "x", "y": [0.05947, -1.546, -3.842, -5.158, -6.844, -5.991, -1.389, -1.132, -5.894, -7.115, -5.773, -4.4, -4.293, -2.904, -3.323, -1.365, -0.6614, -0.5468, -7.068, -4.983, -8.609, -5.567, 0.324, -0.9046, 0.1451, 1.051, -0.2123, -1.807, -1.36, -0.4883], "yaxis": "y"}], "layout": {"height": 200, "legend": {"title": {"text": "class"}, "tracegroupgap": 0}, "margin": {"b": 20, "l": 20, "r": 20, "t": 40}, "shapes": [{"fillcolor": "rgba(240,249,185,255)", "layer": "below", "line": {"width": 0}, "opacity": 0.5, "type": "rect", "x0": -0.5, "x1": 0.5, "xref": "x", "y0": 0, "y1": 1, "yref": "paper"}, {"fillcolor": "rgba(238,248,180,255)", "layer": "below", "line": {"width": 0}, "opacity": 0.5, "type": "rect", "x0": 0.5, "x1": 1.5, "xref": "x", "y0": 0, "y1": 1, "yref": "paper"}, {"fillcolor": "rgba(230,245,177,255)", "layer": "below", "line": {"width": 0}, "opacity": 0.5, "type": "rect", "x0": 1.5, "x1": 2.5, "xref": "x", "y0": 0, "y1": 1, "yref": "paper"}, {"fillcolor": "rgba(244,250,193,255)", "layer": "below", "line": {"width": 0}, "opacity": 0.5, "type": "rect", "x0": 2.5, "x1": 3.5, "xref": "x", "y0": 0, "y1": 1, "yref": "paper"}, {"fillcolor": "rgba(244,251,194,255)", "layer": "below", "line": {"width": 0}, "opacity": 0.5, "type": "rect", "x0": 3.5, "x1": 4.5, "xref": "x", "y0": 0, "y1": 1, "yref": "paper"}, {"fillcolor": "rgba(245,251,196,255)", "layer": "below", "line": {"width": 0}, "opacity": 0.5, "type": "rect", "x0": 4.5, "x1": 5.5, "xref": "x", "y0": 0, "y1": 1, "yref": "paper"}, {"fillcolor": "rgba(230,245,177,255)", "layer": "below", "line": {"width": 0}, "opacity": 0.5, "type": "rect", "x0": 5.5, "x1": 6.5, "xref": "x", "y0": 0, "y1": 1, "yref": "paper"}, {"fillcolor": "rgba(226,243,177,255)", "layer": "below", "line": {"width": 0}, "opacity": 0.5, "type": "rect", "x0": 6.5, "x1": 7.5, "xref": "x", "y0": 0, "y1": 1, "yref": "paper"}, {"fillcolor": "rgba(243,250,190,255)", "layer": "below", "line": {"width": 0}, "opacity": 0.5, "type": "rect", "x0": 7.5, "x1": 8.5, "xref": "x", "y0": 0, "y1": 1, "yref": "paper"}, {"fillcolor": "rgba(242,250,189,255)", "layer": "below", "line": {"width": 0}, "opacity": 0.5, "type": "rect", "x0": 8.5, "x1": 9.5, "xref": "x", "y0": 0, "y1": 1, "yref": "paper"}, {"fillcolor": "rgba(242,249,188,255)", "layer": "below", "line": {"width": 0}, "opacity": 0.5, "type": "rect", "x0": 9.5, "x1": 10.5, "xref": "x", "y0": 0, "y1": 1, "yref": "paper"}, {"fillcolor": "rgba(239,248,181,255)", "layer": "below", "line": {"width": 0}, "opacity": 0.5, "type": "rect", "x0": 10.5, "x1": 11.5, "xref": "x", "y0": 0, "y1": 1, "yref": "paper"}, {"fillcolor": "rgba(224,243,177,255)", "layer": "below", "line": {"width": 0}, "opacity": 0.5, "type": "rect", "x0": 11.5, "x1": 12.5, "xref": "x", "y0": 0, "y1": 1, "yref": "paper"}, {"fillcolor": "rgba(59,176,195,255)", "layer": "below", "line": {"width": 0}, "opacity": 0.5, "type": "rect", "x0": 12.5, "x1": 13.5, "xref": "x", "y0": 0, "y1": 1, "yref": "paper"}, {"fillcolor": "rgba(36,152,192,255)", "layer": "below", "line": {"width": 0}, "opacity": 0.5, "type": "rect", "x0": 13.5, "x1": 14.5, "xref": "x", "y0": 0, "y1": 1, "yref": "paper"}, {"fillcolor": "rgba(233,246,177,255)", "layer": "below", "line": {"width": 0}, "opacity": 0.5, "type": "rect", "x0": 14.5, "x1": 15.5, "xref": "x", "y0": 0, "y1": 1, "yref": "paper"}, {"fillcolor": "rgba(132,207,186,255)", "layer": "below", "line": {"width": 0}, "opacity": 0.5, "type": "rect", "x0": 15.5, "x1": 16.5, "xref": "x", "y0": 0, "y1": 1, "yref": "paper"}, {"fillcolor": "rgba(240,249,184,255)", "layer": "below", "line": {"width": 0}, "opacity": 0.5, "type": "rect", "x0": 16.5, "x1": 17.5, "xref": "x", "y0": 0, "y1": 1, "yref": "paper"}, {"fillcolor": "rgba(214,239,178,255)", "layer": "below", "line": {"width": 0}, "opacity": 0.5, "type": "rect", "x0": 17.5, "x1": 18.5, "xref": "x", "y0": 0, "y1": 1, "yref": "paper"}, {"fillcolor": "rgba(234,247,177,255)", "layer": "below", "line": {"width": 0}, "opacity": 0.5, "type": "rect", "x0": 18.5, "x1": 19.5, "xref": "x", "y0": 0, "y1": 1, "yref": "paper"}, {"fillcolor": "rgba(236,247,177,255)", "layer": "below", "line": {"width": 0}, "opacity": 0.5, "type": "rect", "x0": 19.5, "x1": 20.5, "xref": "x", "y0": 0, "y1": 1, "yref": "paper"}, {"fillcolor": "rgba(235,247,177,255)", "layer": "below", "line": {"width": 0}, "opacity": 0.5, "type": "rect", "x0": 20.5, "x1": 21.5, "xref": "x", "y0": 0, "y1": 1, "yref": "paper"}, {"fillcolor": "rgba(243,250,190,255)", "layer": "below", "line": {"width": 0}, "opacity": 0.5, "type": "rect", "x0": 21.5, "x1": 22.5, "xref": "x", "y0": 0, "y1": 1, "yref": "paper"}, {"fillcolor": "rgba(242,249,188,255)", "layer": "below", "line": {"width": 0}, "opacity": 0.5, "type": "rect", "x0": 22.5, "x1": 23.5, "xref": "x", "y0": 0, "y1": 1, "yref": "paper"}, {"fillcolor": "rgba(232,246,177,255)", "layer": "below", "line": {"width": 0}, "opacity": 0.5, "type": "rect", "x0": 23.5, "x1": 24.5, "xref": "x", "y0": 0, "y1": 1, "yref": "paper"}, {"fillcolor": "rgba(223,242,178,255)", "layer": "below", "line": {"width": 0}, "opacity": 0.5, "type": "rect", "x0": 24.5, "x1": 25.5, "xref": "x", "y0": 0, "y1": 1, "yref": "paper"}, {"fillcolor": "rgba(218,240,178,255)", "layer": "below", "line": {"width": 0}, "opacity": 0.5, "type": "rect", "x0": 25.5, "x1": 26.5, "xref": "x", "y0": 0, "y1": 1, "yref": "paper"}, {"fillcolor": "rgba(217,240,178,255)", "layer": "below", "line": {"width": 0}, "opacity": 0.5, "type": "rect", "x0": 26.5, "x1": 27.5, "xref": "x", "y0": 0, "y1": 1, "yref": "paper"}, {"fillcolor": "rgba(217,240,178,255)", "layer": "below", "line": {"width": 0}, "opacity": 0.5, "type": "rect", "x0": 27.5, "x1": 28.5, "xref": "x", "y0": 0, "y1": 1, "yref": "paper"}, {"fillcolor": "rgba(217,240,178,255)", "layer": "below", "line": {"width": 0}, "opacity": 0.5, "type": "rect", "x0": 28.5, "x1": 29.5, "xref": "x", "y0": 0, "y1": 1, "yref": "paper"}], "title": {"text": "Class label: Badminton_Clear"}, "width": 650, "xaxis": {"anchor": "y", "domain": [0, 1], "title": {"standoff": 2, "text": "time step"}}, "yaxis": {"anchor": "x", "domain": [0, 1], "title": {"standoff": 2, "text": "logit value"}}}}
